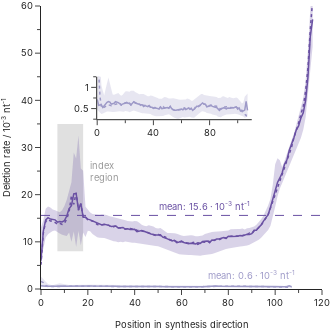

The code cell stored with this chart in its notebook:
### Code cell
def hex_to_rgb(hex_color: str) -> tuple:
    hex_color = hex_color.lstrip("#")
    return int(hex_color[0:2], 16), int(hex_color[2:4], 16), int(hex_color[4:6], 16)



plot_data = data.data[f"deletions_by_refposition"].copy()

plot_data['position_read'] = plot_data['position']

for exp in plot_data.exp.unique():
    plot_data.loc[(plot_data['exp'] == exp) & (plot_data['read'] == "1"), 'position'] = plot_data.loc[(plot_data['exp'] == exp) & (plot_data['read'] == "1"), 'position'].max() - plot_data.loc[(plot_data['exp'] == exp) & (plot_data['read'] == "1"), 'position']




colors = ['#6a51a3', '#9e9ac8']

fig = pg.Figure()
fig.update_layout(
    xaxis=dict(
        anchor='y',
        title_text='Position in synthesis direction', 
        dtick=20, 
        range=[0, 120],
        minor_ticks="outside", 
        minor_dtick=10,
        tickfont_size=28/3, 
    ),
    yaxis = dict(
        anchor='x',
        title_text='Deletion rate / 10<sup>-3</sup> nt<sup>-1</sup>',
        range=[0, 60],
        dtick=10, 
        minor_ticks="outside", 
        minor_dtick=5,
        tickfont_size=28/3, 
    ),
    xaxis2=dict(
        domain=[0.2, 0.75],
        anchor='y2',
        title_text="",
        range=[0, 110],
        dtick=40,
        minor_ticks="outside", 
        minor_dtick=20,
        tickfont_size=28/3, 
    ),
    yaxis2 = dict(
        domain=[0.6, 0.75],
        anchor='x2',
        title_text="",
        range=[0.25, 1.25],
        dtick=0.5,
        minor_ticks="outside", 
        minor_dtick=0.25,
        tickfont_size=28/3, 
    )
)




for i, group in enumerate(plot_data.group.unique()):
    idata = plot_data.loc[(plot_data['group'] == group)]

    maxdata = idata.groupby('position').agg({'rate': 'max'}).reset_index()
    fig.add_trace(
        pg.Scatter(
            x=maxdata['position'],
            y=1000*maxdata.rolling(3, min_periods=1, on="position", center=True)['rate'].mean(),
            line_width=0,
        )
    )
    mindata = idata.groupby('position').agg({'rate': 'min'}).reset_index()
    fig.add_trace(
        pg.Scatter(
            x=mindata['position'],
            y=1000*mindata.rolling(3, min_periods=1, on="position", center=True)['rate'].mean(),
            fill='tonexty',
            line_width=0,
            fillcolor=f"rgba{(*hex_to_rgb(colors[i]), 0.25)}"
        )
    )

    for j, read in enumerate(plot_data.read.unique()):

        idata = plot_data.loc[(plot_data['group'] == group) & (plot_data['read'] == read)]
        meandata = idata.groupby('position').agg({'rate': 'median'}).reset_index()

        fig.add_trace(
            pg.Scatter(
                x=meandata['position'],
                y=1000*meandata['rate'],
                line_color=colors[i],
                line_width=1.5,
                line_dash='dot' if read == '2' else None
            )

        )


    if group == 'Twist':

        idata = plot_data.loc[(plot_data['group'] == group)]

        maxdata = idata.groupby('position').agg({'rate': 'max'}).reset_index()
        fig.add_trace(
            pg.Scatter(
                x=maxdata['position'],
                y=1000*maxdata.rolling(3, min_periods=1, on="position", center=True)['rate'].mean(),
                line_width=0,
                xaxis = 'x2',
                yaxis = 'y2',
            )
        )
        mindata = idata.groupby('position').agg({'rate': 'min'}).reset_index()
        fig.add_trace(
            pg.Scatter(
                x=mindata['position'],
                y=1000*mindata.rolling(3, min_periods=1, on="position", center=True)['rate'].mean(),
                fill='tonexty',
                line_width=0,
                fillcolor=f"rgba{(*hex_to_rgb(colors[i]), 0.25)}",
                xaxis = 'x2',
                yaxis = 'y2',
            )
        )

        for j, read in enumerate(plot_data.read.unique()):

            idata = plot_data.loc[(plot_data['group'] == group) & (plot_data['read'] == read)]
            meandata = idata.groupby('position').agg({'rate': 'median'}).reset_index()

            fig.add_trace(
                pg.Scatter(
                    x=meandata['position'],
                    y=1000*meandata['rate'],
                    line_color=colors[i],
                    line_width=1.5,
                    line_dash='dot' if read == '2' else None,
                    xaxis = 'x2',
                    yaxis = 'y2',
                )

            )





fig.add_shape(type="rect",
    x0=7, y0=8, x1=18, y1=35,
    fillcolor="#999999",
    layer='below'
)

fig.add_annotation(
    x=27,
    y=25,
    text=f"index<br>region",
    align='left',
    showarrow=False,
    font_color='#999999',
    font_family="Inter", 
    font_size=28/3,
)

mean = plot_data.loc[plot_data.group == "Genscript"].copy().groupby('position')['rate'].mean().mean()*1000
fig.add_hline(y=mean, line_width=1, line_dash='dash', line_color=colors[0], opacity=1)
fig.add_annotation(
    x=70,
    y=mean+2,
    text=f"mean: {mean:.1f} · 10<sup>-3</sup> nt<sup>-1</sup>",
    showarrow=False,
    font_color=colors[0],
    font_family="Inter", 
    font_size=28/3,
)

mean = plot_data.loc[plot_data.group == "Twist"].copy().groupby('position')['rate'].mean().mean()*1000
fig.add_annotation(
    x=90,
    y=3,
    text=f"mean: {mean:.1f} · 10<sup>-3</sup> nt<sup>-1</sup>",
    showarrow=False,
    font_color=colors[1],
    font_family="Inter", 
    font_size=28/3,
)

fig.update_traces(
    marker=dict(), 
    selector=dict(mode='markers'),
)

fig.update_layout(
    template="simple_white", 
    height=330, 
    width=330, 
    showlegend=False, 
    margin=dict(l=0, r=0, t=0, b=0),
    font_family="Inter",
    legend_font_size=28/3,
)
fig.update_xaxes(
    title_font_family="Inter", 
    title_font_size=28/3, 
)
fig.update_yaxes(
    title_font_family="Inter", 
    title_font_size=28/3, 
)
fig.show()
fig.write_image("error_rates.svg")
